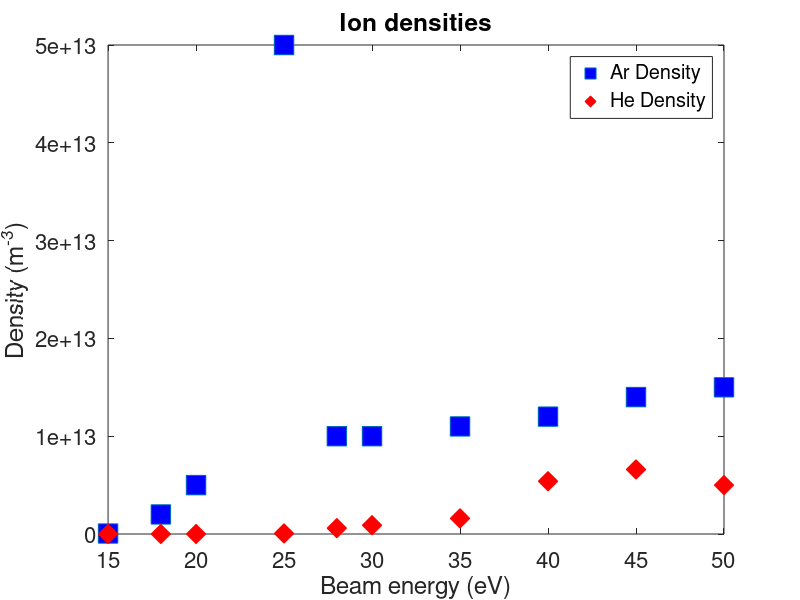

MATLAB code for this plot:
%% Jeffrey J. Walker
%% CPP 782, HW #11, problem #1


beam=[15,18,20,25,28,30,35,40,45,50];  %% beam energy in eV
n_Ar=[4.78e10,2e12,5e12,5e13,1e13,1e13,1.1e13,1.2e13,1.4e13,1.5e13];
n_He=[0,0,0,5.8e10,6e11,9e11,1.6e12,5.4e12,6.6e12,5e12]

plot(beam,n_Ar,'s','MarkerFace','b','MarkerSize',14);
hold on;
plot(beam,n_He,'dr','MarkerFace','r','MarkerSize',14);

set(gca,'fontsize',16);
title('Ion densities')
xlabel('Beam energy (eV)') 
ylabel('Density (m^{-3})')
legend('Ar Density','He Density')
